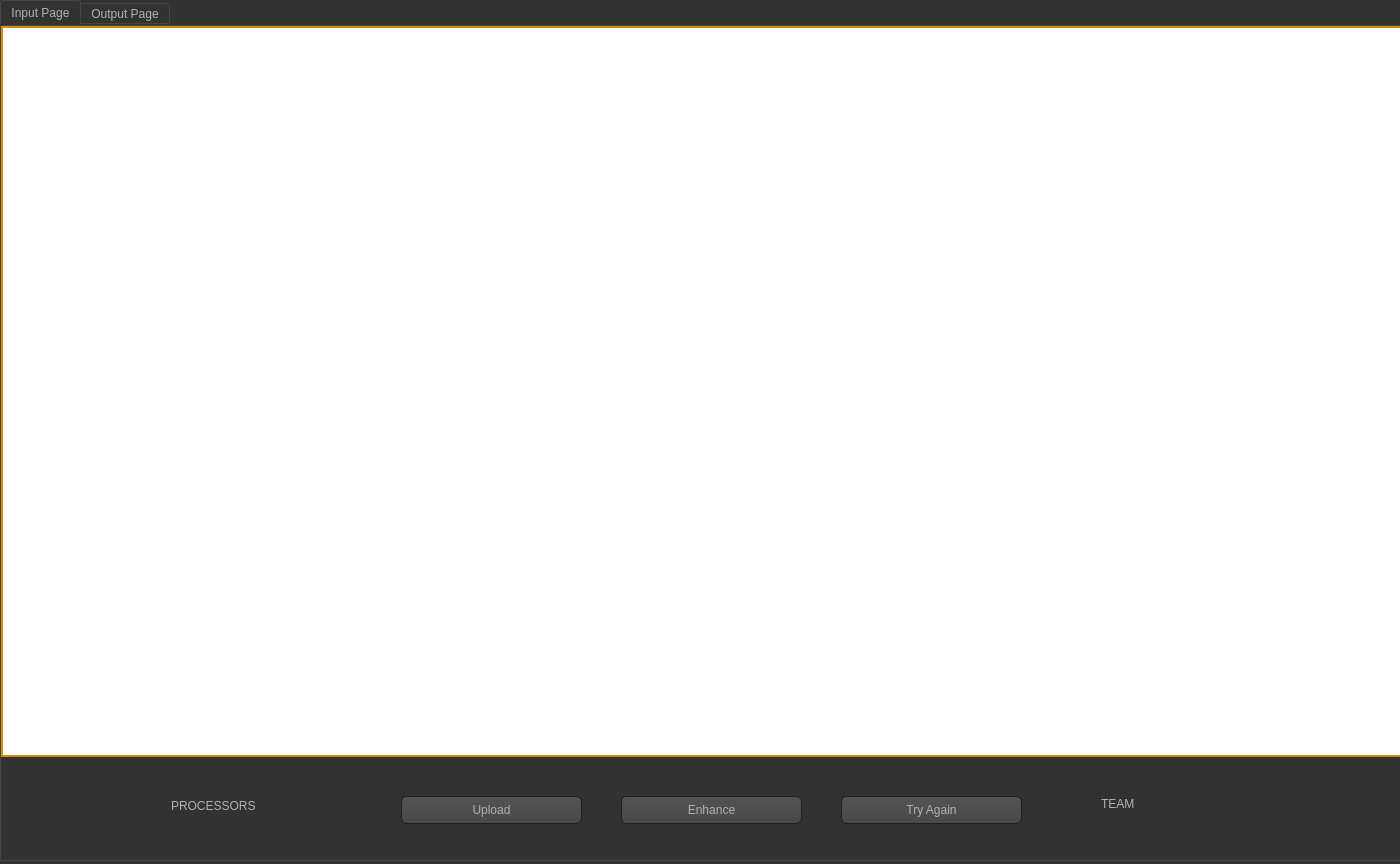
<?xml version="1.0" encoding="UTF-8"?>
<ui version="4.0">
 <class>Form</class>
 <widget class="QWidget" name="Form">
  <property name="geometry">
   <rect>
    <x>0</x>
    <y>0</y>
    <width>1400</width>
    <height>864</height>
   </rect>
  </property>
  <property name="windowTitle">
   <string>Form</string>
  </property>
  <property name="styleSheet">
   <string notr="true">QToolTip
{
     border: 1px solid black;
     background-color: #ffa02f;
     padding: 1px;
     border-radius: 3px;
     opacity: 100;
}

QWidget
{
    color: #b1b1b1;
    background-color: #323232;
}

QTreeView, QListView
{
    background-color: silver;
    margin-left: 5px;
}

QWidget:item:hover
{
    background-color: QLinearGradient( x1: 0, y1: 0, x2: 0, y2: 1, stop: 0 #ffa02f, stop: 1 #ca0619);
    color: #000000;
}

QWidget:item:selected
{
    background-color: QLinearGradient( x1: 0, y1: 0, x2: 0, y2: 1, stop: 0 #ffa02f, stop: 1 #d7801a);
}

QMenuBar::item
{
    background: transparent;
}

QMenuBar::item:selected
{
    background: transparent;
    border: 1px solid #ffaa00;
}

QMenuBar::item:pressed
{
    background: #444;
    border: 1px solid #000;
    background-color: QLinearGradient(
        x1:0, y1:0,
        x2:0, y2:1,
        stop:1 #212121,
        stop:0.4 #343434/*,
        stop:0.2 #343434,
        stop:0.1 #ffaa00*/
    );
    margin-bottom:-1px;
    padding-bottom:1px;
}

QMenu
{
    border: 1px solid #000;
}

QMenu::item
{
    padding: 2px 20px 2px 20px;
}

QMenu::item:selected
{
    color: #000000;
}

QWidget:disabled
{
    color: #808080;
    background-color: #323232;
}

QAbstractItemView
{
    background-color: QLinearGradient( x1: 0, y1: 0, x2: 0, y2: 1, stop: 0 #4d4d4d, stop: 0.1 #646464, stop: 1 #5d5d5d);
}

QWidget:focus
{
    /*border: 1px solid darkgray;*/
}

QLineEdit
{
    background-color: QLinearGradient( x1: 0, y1: 0, x2: 0, y2: 1, stop: 0 #4d4d4d, stop: 0 #646464, stop: 1 #5d5d5d);
    padding: 1px;
    border-style: solid;
    border: 1px solid #1e1e1e;
    border-radius: 5;
}

QPushButton
{
    color: #b1b1b1;
    background-color: QLinearGradient( x1: 0, y1: 0, x2: 0, y2: 1, stop: 0 #565656, stop: 0.1 #525252, stop: 0.5 #4e4e4e, stop: 0.9 #4a4a4a, stop: 1 #464646);
    border-width: 1px;
    border-color: #1e1e1e;
    border-style: solid;
    border-radius: 6;
    padding: 3px;
    font-size: 12px;
    padding-left: 5px;
    padding-right: 5px;
    min-width: 40px;
}

QPushButton:pressed
{
    background-color: QLinearGradient( x1: 0, y1: 0, x2: 0, y2: 1, stop: 0 #2d2d2d, stop: 0.1 #2b2b2b, stop: 0.5 #292929, stop: 0.9 #282828, stop: 1 #252525);
}

QComboBox
{
    selection-background-color: #ffaa00;
    background-color: QLinearGradient( x1: 0, y1: 0, x2: 0, y2: 1, stop: 0 #565656, stop: 0.1 #525252, stop: 0.5 #4e4e4e, stop: 0.9 #4a4a4a, stop: 1 #464646);
    border-style: solid;
    border: 1px solid #1e1e1e;
    border-radius: 5;
}

QComboBox:hover,QPushButton:hover
{
    border: 2px solid QLinearGradient( x1: 0, y1: 0, x2: 0, y2: 1, stop: 0 #ffa02f, stop: 1 #d7801a);
}


QComboBox:on
{
    padding-top: 3px;
    padding-left: 4px;
    background-color: QLinearGradient( x1: 0, y1: 0, x2: 0, y2: 1, stop: 0 #2d2d2d, stop: 0.1 #2b2b2b, stop: 0.5 #292929, stop: 0.9 #282828, stop: 1 #252525);
    selection-background-color: #ffaa00;
}

QComboBox QAbstractItemView
{
    border: 2px solid darkgray;
    selection-background-color: QLinearGradient( x1: 0, y1: 0, x2: 0, y2: 1, stop: 0 #ffa02f, stop: 1 #d7801a);
}

QComboBox::drop-down
{
     subcontrol-origin: padding;
     subcontrol-position: top right;
     width: 15px;

     border-left-width: 0px;
     border-left-color: darkgray;
     border-left-style: solid; /* just a single line */
     border-top-right-radius: 3px; /* same radius as the QComboBox */
     border-bottom-right-radius: 3px;
 }

QComboBox::down-arrow
{
     image: url(:/dark_orange/img/down_arrow.png);
}

QGroupBox
{
    border: 1px solid darkgray;
    margin-top: 10px;
}

QGroupBox:focus
{
    border: 1px solid darkgray;
}

QTextEdit:focus
{
    border: 1px solid darkgray;
}

QScrollBar:horizontal {
     border: 1px solid #222222;
     background: QLinearGradient( x1: 0, y1: 0, x2: 0, y2: 1, stop: 0.0 #121212, stop: 0.2 #282828, stop: 1 #484848);
     height: 7px;
     margin: 0px 16px 0 16px;
}

QScrollBar::handle:horizontal
{
      background: QLinearGradient( x1: 0, y1: 0, x2: 1, y2: 0, stop: 0 #ffa02f, stop: 0.5 #d7801a, stop: 1 #ffa02f);
      min-height: 20px;
      border-radius: 2px;
}

QScrollBar::add-line:horizontal {
      border: 1px solid #1b1b19;
      border-radius: 2px;
      background: QLinearGradient( x1: 0, y1: 0, x2: 1, y2: 0, stop: 0 #ffa02f, stop: 1 #d7801a);
      width: 14px;
      subcontrol-position: right;
      subcontrol-origin: margin;
}

QScrollBar::sub-line:horizontal {
      border: 1px solid #1b1b19;
      border-radius: 2px;
      background: QLinearGradient( x1: 0, y1: 0, x2: 1, y2: 0, stop: 0 #ffa02f, stop: 1 #d7801a);
      width: 14px;
     subcontrol-position: left;
     subcontrol-origin: margin;
}

QScrollBar::right-arrow:horizontal, QScrollBar::left-arrow:horizontal
{
      border: 1px solid black;
      width: 1px;
      height: 1px;
      background: white;
}

QScrollBar::add-page:horizontal, QScrollBar::sub-page:horizontal
{
      background: none;
}

QScrollBar:vertical
{
      background: QLinearGradient( x1: 0, y1: 0, x2: 1, y2: 0, stop: 0.0 #121212, stop: 0.2 #282828, stop: 1 #484848);
      width: 7px;
      margin: 16px 0 16px 0;
      border: 1px solid #222222;
}

QScrollBar::handle:vertical
{
      background: QLinearGradient( x1: 0, y1: 0, x2: 0, y2: 1, stop: 0 #ffa02f, stop: 0.5 #d7801a, stop: 1 #ffa02f);
      min-height: 20px;
      border-radius: 2px;
}

QScrollBar::add-line:vertical
{
      border: 1px solid #1b1b19;
      border-radius: 2px;
      background: QLinearGradient( x1: 0, y1: 0, x2: 0, y2: 1, stop: 0 #ffa02f, stop: 1 #d7801a);
      height: 14px;
      subcontrol-position: bottom;
      subcontrol-origin: margin;
}

QScrollBar::sub-line:vertical
{
      border: 1px solid #1b1b19;
      border-radius: 2px;
      background: QLinearGradient( x1: 0, y1: 0, x2: 0, y2: 1, stop: 0 #d7801a, stop: 1 #ffa02f);
      height: 14px;
      subcontrol-position: top;
      subcontrol-origin: margin;
}

QScrollBar::up-arrow:vertical, QScrollBar::down-arrow:vertical
{
      border: 1px solid black;
      width: 1px;
      height: 1px;
      background: white;
}


QScrollBar::add-page:vertical, QScrollBar::sub-page:vertical
{
      background: none;
}

QTextEdit
{
    background-color: #242424;
}

QPlainTextEdit
{
    background-color: #242424;
}

QHeaderView::section
{
    background-color: QLinearGradient(x1:0, y1:0, x2:0, y2:1, stop:0 #616161, stop: 0.5 #505050, stop: 0.6 #434343, stop:1 #656565);
    color: white;
    padding-left: 4px;
    border: 1px solid #6c6c6c;
}

QCheckBox:disabled
{
color: #414141;
}

QDockWidget::title
{
    text-align: center;
    spacing: 3px; /* spacing between items in the tool bar */
    background-color: QLinearGradient(x1:0, y1:0, x2:0, y2:1, stop:0 #323232, stop: 0.5 #242424, stop:1 #323232);
}

QDockWidget::close-button, QDockWidget::float-button
{
    text-align: center;
    spacing: 1px; /* spacing between items in the tool bar */
    background-color: QLinearGradient(x1:0, y1:0, x2:0, y2:1, stop:0 #323232, stop: 0.5 #242424, stop:1 #323232);
}

QDockWidget::close-button:hover, QDockWidget::float-button:hover
{
    background: #242424;
}

QDockWidget::close-button:pressed, QDockWidget::float-button:pressed
{
    padding: 1px -1px -1px 1px;
}

QMainWindow::separator
{
    background-color: QLinearGradient(x1:0, y1:0, x2:0, y2:1, stop:0 #161616, stop: 0.5 #151515, stop: 0.6 #212121, stop:1 #343434);
    color: white;
    padding-left: 4px;
    border: 1px solid #4c4c4c;
    spacing: 3px; /* spacing between items in the tool bar */
}

QMainWindow::separator:hover
{

    background-color: QLinearGradient(x1:0, y1:0, x2:0, y2:1, stop:0 #d7801a, stop:0.5 #b56c17 stop:1 #ffa02f);
    color: white;
    padding-left: 4px;
    border: 1px solid #6c6c6c;
    spacing: 3px; /* spacing between items in the tool bar */
}

QToolBar::handle
{
     spacing: 3px; /* spacing between items in the tool bar */
     background: url(:/dark_orange/img/handle.png);
}

QMenu::separator
{
    height: 2px;
    background-color: QLinearGradient(x1:0, y1:0, x2:0, y2:1, stop:0 #161616, stop: 0.5 #151515, stop: 0.6 #212121, stop:1 #343434);
    color: white;
    padding-left: 4px;
    margin-left: 10px;
    margin-right: 5px;
}

QProgressBar
{
    border: 2px solid grey;
    border-radius: 5px;
    text-align: center;
}

QProgressBar::chunk
{
    background-color: #d7801a;
    width: 2.15px;
    margin: 0.5px;
}

QTabBar::tab {
    color: #b1b1b1;
    border: 1px solid #444;
    border-bottom-style: none;
    background-color: #323232;
    padding-left: 10px;
    padding-right: 10px;
    padding-top: 3px;
    padding-bottom: 2px;
    margin-right: -1px;
}

QTabWidget::pane {
    border: 1px solid #444;
    top: 1px;
}

QTabBar::tab:last
{
    margin-right: 0; /* the last selected tab has nothing to overlap with on the right */
    border-top-right-radius: 3px;
}

QTabBar::tab:first:!selected
{
 margin-left: 0px; /* the last selected tab has nothing to overlap with on the right */


    border-top-left-radius: 3px;
}

QTabBar::tab:!selected
{
    color: #b1b1b1;
    border-bottom-style: solid;
    margin-top: 3px;
    background-color: QLinearGradient(x1:0, y1:0, x2:0, y2:1, stop:1 #212121, stop:.4 #343434);
}

QTabBar::tab:selected
{
    border-top-left-radius: 3px;
    border-top-right-radius: 3px;
    margin-bottom: 0px;
}

QTabBar::tab:!selected:hover
{
    /*border-top: 2px solid #ffaa00;
    padding-bottom: 3px;*/
    border-top-left-radius: 3px;
    border-top-right-radius: 3px;
    background-color: QLinearGradient(x1:0, y1:0, x2:0, y2:1, stop:1 #212121, stop:0.4 #343434, stop:0.2 #343434, stop:0.1 #ffaa00);
}

QRadioButton::indicator:checked, QRadioButton::indicator:unchecked{
    color: #b1b1b1;
    background-color: #323232;
    border: 1px solid #b1b1b1;
    border-radius: 6px;
}

QRadioButton::indicator:checked
{
    background-color: qradialgradient(
        cx: 0.5, cy: 0.5,
        fx: 0.5, fy: 0.5,
        radius: 1.0,
        stop: 0.25 #ffaa00,
        stop: 0.3 #323232
    );
}

QCheckBox::indicator{
    color: #b1b1b1;
    background-color: #323232;
    border: 1px solid #b1b1b1;
    width: 9px;
    height: 9px;
}

QRadioButton::indicator
{
    border-radius: 6px;
}

QRadioButton::indicator:hover, QCheckBox::indicator:hover
{
    border: 1px solid #ffaa00;
}

QCheckBox::indicator:checked
{
    image:url(:/dark_orange/img/checkbox.png);
}

QCheckBox::indicator:disabled, QRadioButton::indicator:disabled
{
    border: 1px solid #444;
}


QSlider::groove:horizontal {
    border: 1px solid #3A3939;
    height: 8px;
    background: #201F1F;
    margin: 2px 0;
    border-radius: 2px;
}

QSlider::handle:horizontal {
    background: QLinearGradient( x1: 0, y1: 0, x2: 0, y2: 1,
      stop: 0.0 silver, stop: 0.2 #a8a8a8, stop: 1 #727272);
    border: 1px solid #3A3939;
    width: 14px;
    height: 14px;
    margin: -4px 0;
    border-radius: 2px;
}

QSlider::groove:vertical {
    border: 1px solid #3A3939;
    width: 8px;
    background: #201F1F;
    margin: 0 0px;
    border-radius: 2px;
}

QSlider::handle:vertical {
    background: QLinearGradient( x1: 0, y1: 0, x2: 0, y2: 1, stop: 0.0 silver,
      stop: 0.2 #a8a8a8, stop: 1 #727272);
    border: 1px solid #3A3939;
    width: 14px;
    height: 14px;
    margin: 0 -4px;
    border-radius: 2px;
}

QAbstractSpinBox {
    padding-top: 2px;
    padding-bottom: 2px;
    border: 1px solid darkgray;

    border-radius: 2px;
    min-width: 50px;
}


</string>
  </property>
  <widget class="QWidget" name="verticalLayoutWidget">
   <property name="geometry">
    <rect>
     <x>0</x>
     <y>0</y>
     <width>1401</width>
     <height>861</height>
    </rect>
   </property>
   <layout class="QVBoxLayout" name="verticalLayout">
    <property name="sizeConstraint">
     <enum>QLayout::SetDefaultConstraint</enum>
    </property>
    <item>
     <widget class="QTabWidget" name="lab">
      <property name="currentIndex">
       <number>0</number>
      </property>
      <widget class="QWidget" name="tab">
       <attribute name="title">
        <string>Input Page</string>
       </attribute>
       <widget class="QPushButton" name="upload">
        <property name="geometry">
         <rect>
          <x>400</x>
          <y>770</y>
          <width>181</width>
          <height>28</height>
         </rect>
        </property>
        <property name="text">
         <string>Upload</string>
        </property>
       </widget>
       <widget class="QPushButton" name="enhance">
        <property name="geometry">
         <rect>
          <x>620</x>
          <y>770</y>
          <width>181</width>
          <height>28</height>
         </rect>
        </property>
        <property name="text">
         <string>Enhance</string>
        </property>
       </widget>
       <widget class="QPushButton" name="tryAgain">
        <property name="geometry">
         <rect>
          <x>840</x>
          <y>770</y>
          <width>181</width>
          <height>28</height>
         </rect>
        </property>
        <property name="text">
         <string>Try Again</string>
        </property>
       </widget>
       <widget class="QLabel" name="labelImageIn">
        <property name="geometry">
         <rect>
          <x>0</x>
          <y>0</y>
          <width>1401</width>
          <height>731</height>
         </rect>
        </property>
        <property name="styleSheet">
         <string notr="true">background-color: rgb(255, 255, 255);
border: 2px solid;
border-color: rgb(213, 142, 0);</string>
        </property>
        <property name="text">
         <string/>
        </property>
       </widget>
       <widget class="QLabel" name="label">
        <property name="geometry">
         <rect>
          <x>170</x>
          <y>770</y>
          <width>201</width>
          <height>20</height>
         </rect>
        </property>
        <property name="styleSheet">
         <string notr="true">font: 16pt &quot;Forte&quot;;</string>
        </property>
        <property name="text">
         <string>PROCESSORS</string>
        </property>
       </widget>
       <widget class="QLabel" name="label_2">
        <property name="geometry">
         <rect>
          <x>1100</x>
          <y>770</y>
          <width>141</width>
          <height>16</height>
         </rect>
        </property>
        <property name="styleSheet">
         <string notr="true">font: 16pt &quot;Forte&quot;;</string>
        </property>
        <property name="text">
         <string>TEAM</string>
        </property>
       </widget>
      </widget>
      <widget class="QWidget" name="tab_2">
       <attribute name="title">
        <string>Output Page</string>
       </attribute>
       <widget class="QPushButton" name="cl">
        <property name="geometry">
         <rect>
          <x>720</x>
          <y>770</y>
          <width>181</width>
          <height>28</height>
         </rect>
        </property>
        <property name="text">
         <string>Close</string>
        </property>
       </widget>
       <widget class="QPushButton" name="Save">
        <property name="geometry">
         <rect>
          <x>500</x>
          <y>770</y>
          <width>161</width>
          <height>28</height>
         </rect>
        </property>
        <property name="text">
         <string>Save</string>
        </property>
       </widget>
       <widget class="QLabel" name="labelImageOut">
        <property name="geometry">
         <rect>
          <x>0</x>
          <y>0</y>
          <width>1401</width>
          <height>731</height>
         </rect>
        </property>
        <property name="styleSheet">
         <string notr="true">background-color: rgb(255, 255, 255);
border: 2px solid;
border-color: rgb(213, 142, 0);</string>
        </property>
        <property name="text">
         <string/>
        </property>
       </widget>
       <widget class="QLabel" name="label_3">
        <property name="geometry">
         <rect>
          <x>170</x>
          <y>770</y>
          <width>201</width>
          <height>20</height>
         </rect>
        </property>
        <property name="styleSheet">
         <string notr="true">font: 16pt &quot;Forte&quot;;</string>
        </property>
        <property name="text">
         <string>PROCESSORS</string>
        </property>
       </widget>
       <widget class="QLabel" name="label_4">
        <property name="geometry">
         <rect>
          <x>1100</x>
          <y>770</y>
          <width>141</width>
          <height>16</height>
         </rect>
        </property>
        <property name="styleSheet">
         <string notr="true">font: 16pt &quot;Forte&quot;;</string>
        </property>
        <property name="text">
         <string>TEAM</string>
        </property>
       </widget>
      </widget>
     </widget>
    </item>
   </layout>
  </widget>
 </widget>
 <resources/>
 <connections/>
</ui>
